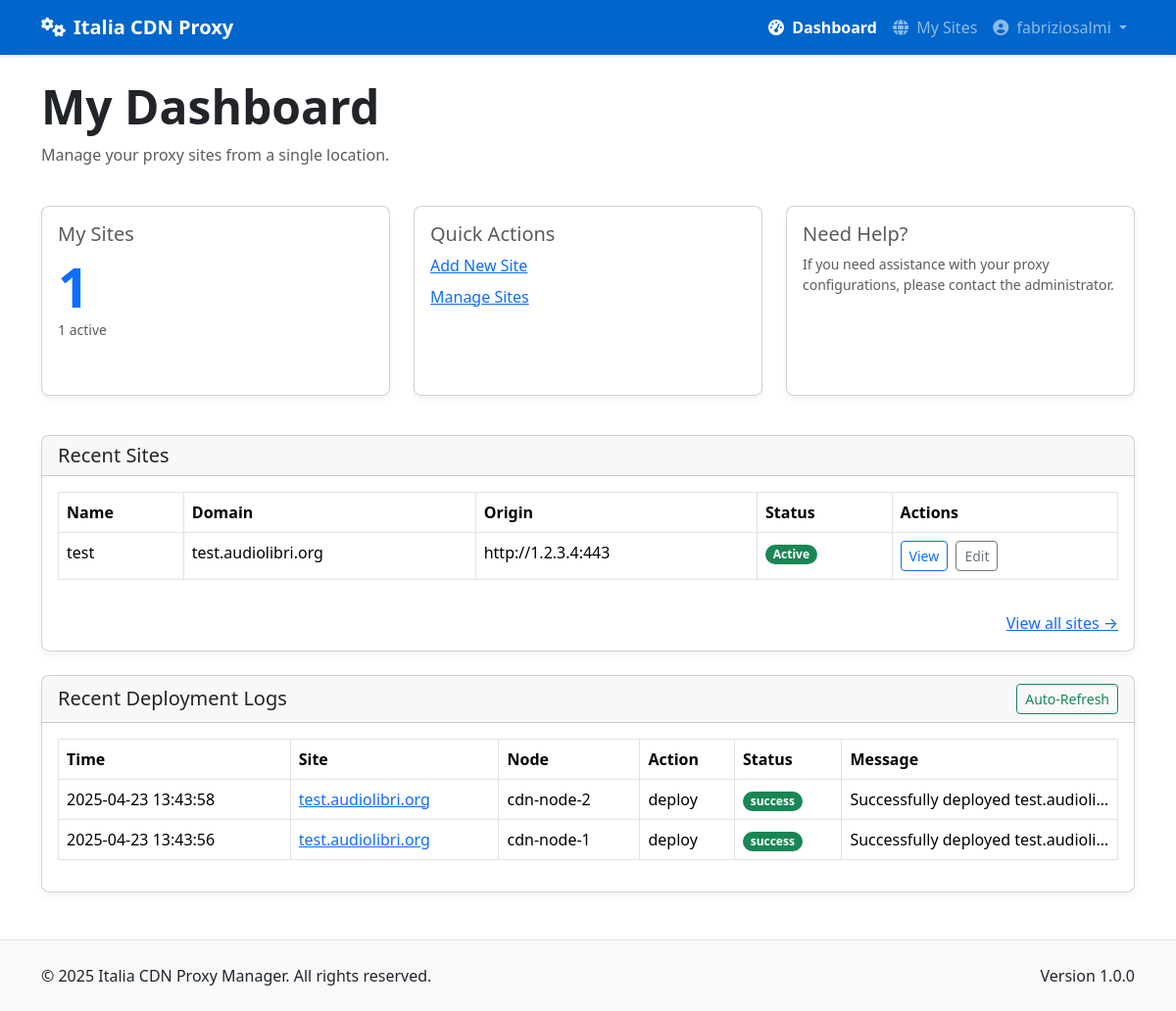
The page /client/dashboard (signed in) on the database as committed earlier.
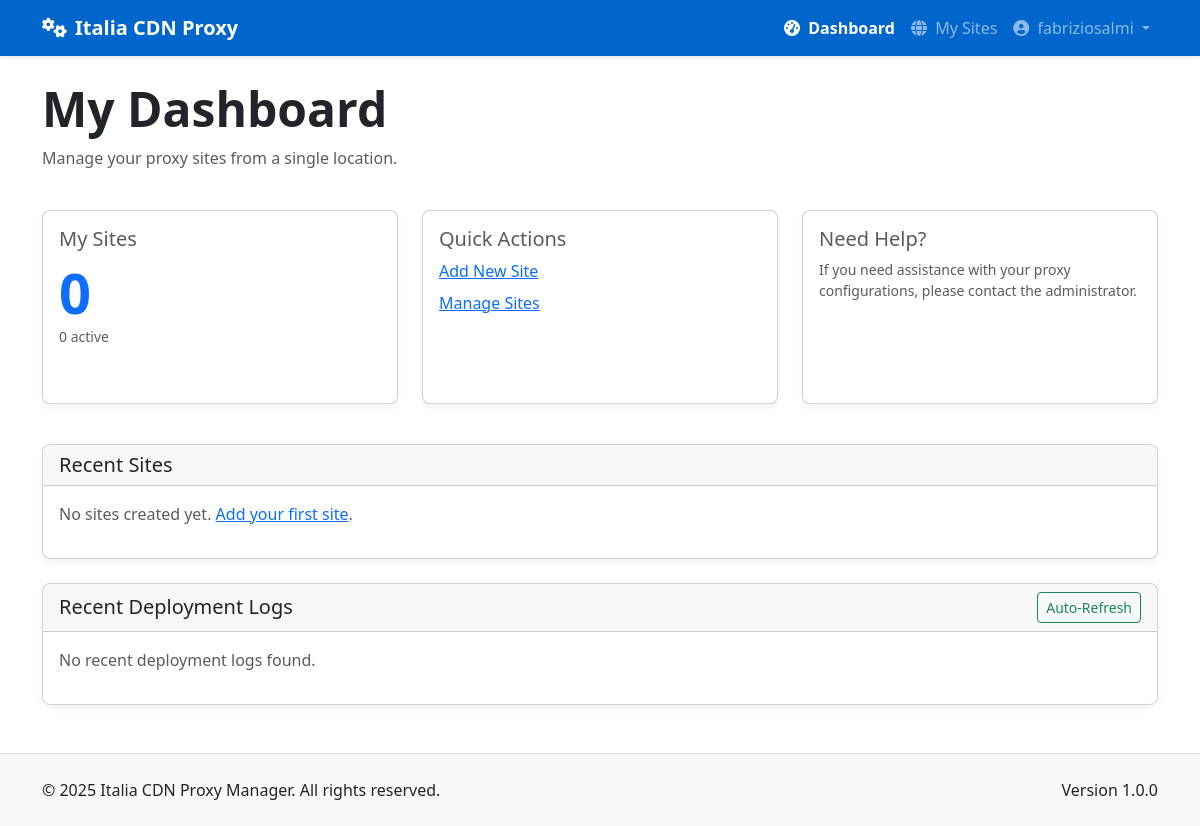
The same page on the database as committed later.
### app/models/models.py (models this page shows, shortened)
class Site(db.Model):
    __tablename__ = 'sites'
    id = db.Column(db.Integer, primary_key=True)
    name = db.Column(db.String(64), nullable=False)
    domain = db.Column(db.String(255), unique=True, nullable=False)
    protocol = db.Column(db.String(10), nullable=False, default='https')  # http or https
    origin_address = db.Column(db.String(255), nullable=False)  # Backend server address
    origin_port = db.Column(db.Integer, nullable=False)
    user_id = db.Column(db.Integer, db.ForeignKey('users.id'), nullable=False)
    is_active = db.Column(db.Boolean, default=True)
    is_blocked = db.Column(db.Boolean, default=False)
    use_waf = db.Column(db.Boolean, default=False)
    force_https = db.Column(db.Boolean, default=True)  # New column to force HTTP to HTTPS redirect
    created_at = db.Column(db.DateTime, default=datetime.utcnow)
    updated_at = db.Column(db.DateTime, default=datetime.utcnow, onupdate=datetime.utcnow)
    custom_config = db.Column(db.Text, nullable=True)  # Additional Nginx configuration
    site_nodes = db.relationship('SiteNode', backref='site', lazy='dynamic')
    ssl_certificates = db.relationship('SSLCertificate', backref='site', lazy='dynamic')

class DeploymentLog(db.Model):
    __tablename__ = 'deployment_logs'
    id = db.Column(db.Integer, primary_key=True)
    site_id = db.Column(db.Integer, db.ForeignKey('sites.id'), nullable=False)
    node_id = db.Column(db.Integer, db.ForeignKey('nodes.id'), nullable=False)
    action = db.Column(db.String(64), nullable=False)  # deploy, update, remove, ssl_renew
    status = db.Column(db.String(20), nullable=False)  # success, error
    message = db.Column(db.Text, nullable=True)
    created_at = db.Column(db.DateTime, default=datetime.utcnow)
    site = db.relationship('Site', backref=db.backref('deployment_logs', lazy='dynamic'))
    node = db.relationship('Node', backref=db.backref('deployment_logs', lazy='dynamic'))

class Node(db.Model):
    __tablename__ = 'nodes'
    id = db.Column(db.Integer, primary_key=True)
    name = db.Column(db.String(64), unique=True, nullable=False)
    ip_address = db.Column(db.String(45), nullable=False)  # IPv4 or IPv6
    ssh_port = db.Column(db.Integer, default=22)
    ssh_user = db.Column(db.String(64), nullable=False)
    ssh_key_path = db.Column(db.String(256), nullable=True)  # Path to SSH key file
    ssh_password = db.Column(db.String(256), nullable=True)  # Encrypted password (if using password auth)
    is_active = db.Column(db.Boolean, default=True)
    is_discovered = db.Column(db.Boolean, default=False)  # Whether this node was discovered from YAML
    created_at = db.Column(db.DateTime, default=datetime.utcnow)
    updated_at = db.Column(db.DateTime, default=datetime.utcnow, onupdate=datetime.utcnow)
    nginx_config_path = db.Column(db.String(256), default='/etc/nginx/conf.d')
    nginx_reload_command = db.Column(db.String(256), default='sudo systemctl reload nginx')
    site_nodes = db.relationship('SiteNode', backref='node', lazy='dynamic')

### app/controllers/client.py (the view)
@client.route('/dashboard')
@login_required
@client_required
def dashboard():
    site_count = Site.query.filter_by(user_id=current_user.id).count()
    active_site_count = Site.query.filter_by(user_id=current_user.id, is_active=True).count()
    sites = Site.query.filter_by(user_id=current_user.id).order_by(Site.created_at.desc()).limit(5).all()
    site_ids = [site.id for site in Site.query.filter_by(user_id=current_user.id).all()]
    latest_logs = DeploymentLog.query.filter(DeploymentLog.site_id.in_(site_ids)).order_by(DeploymentLog.created_at.desc()).limit(10).all() if site_ids else []
    return render_template('client/dashboard.html',
                           site_count=site_count,
                           active_site_count=active_site_count,
                           sites=sites,
                           latest_logs=latest_logs)

### app/models/__init__.py (called while the page is built)
@login_manager.user_loader
def load_user(user_id):
    return User.query.get(int(user_id))

### app/models/models.py (called while the page is built)
    def is_admin(self):
        return self.role == 'admin'

    def is_client(self):
        return self.role == 'client'

### app/services/access_control.py (called while the page is built)
def client_required(f):
    @wraps(f)
    def decorated_function(*args, **kwargs):
        if not current_user.is_client():
            flash('This page is available only for client users.', 'error')
            return abort(403)
        return f(*args, **kwargs)
    return decorated_function

### app/templates/client/dashboard.html (shortened to what the changed rows need)
{% extends "base.html" %}
{% block content %}
<div class="container py-4">
    <div class="row mb-4">
        <div class="col-12">
            <h1 class="display-5 fw-bold mb-2">My Dashboard</h1>
        </div>
    </div>
    <div class="row mb-4">
        <div class="col-md-4 mb-3">
            <div class="card h-100">
                <div class="card-body">
                    <h5 class="card-title text-muted mb-2">My Sites</h5>
                    <p class="display-4 fw-bold text-primary mb-0">{{ site_count }}</p>
                    <p class="small text-muted">{{ active_site_count }} active</p>
                </div>
            </div>
        </div>
    </div>
    <div class="card mb-4">
        <div class="card-body">
            {% if sites %}
            <div class="table-responsive">
                <table class="table table-bordered table-hover">
                    <thead>
                        <tr>
                            <th>Name</th>
                            <th>Domain</th>
                            <th>Origin</th>
                            <th>Status</th>
                            <th>Actions</th>
                        </tr>
                    </thead>
                    <tbody>
                        {% for site in sites %}
                        <tr>
                            <td>{{ site.name }}</td>
                            <td>{{ site.domain }}</td>
                            <td>{{ site.protocol }}://{{ site.origin_address }}:{{ site.origin_port }}</td>
                            <td>
                                <span class="badge rounded-pill {% if site.is_active %}bg-success{% else %}bg-danger{% endif %}">
                                    {{ 'Active' if site.is_active else 'Inactive' }}
                                </span>
                            </td>
                            <td>
                                <a href="{{ url_for('client.view_site', site_id=site.id) }}" class="btn btn-sm btn-outline-primary me-1">View</a>
                                <a href="{{ url_for('client.edit_site', site_id=site.id) }}" class="btn btn-sm btn-outline-secondary">Edit</a>
                            </td>
                        </tr>
                        {% endfor %}
                    </tbody>
                </table>
            </div>
            <div class="mt-3 text-end">
                <a href="{{ url_for('client.list_sites') }}" class="text-primary">View all sites →</a>
            </div>
            {% else %}
            <p class="text-muted">No sites created yet.
                <a href="{{ url_for('client.new_site') }}" class="text-primary">Add your first site</a>.
            </p>
            {% endif %}
        </div>
    </div>
    <div class="card">
        <div class="card-body">
            {% if latest_logs %}
            <div class="table-responsive" id="logsTableContainer">
                <table class="table table-bordered table-hover">
                    <thead>
                        <tr>
                            <th>Time</th>
                            <th>Site</th>
                            <th>Node</th>
                            <th>Action</th>
                            <th>Status</th>
                            <th>Message</th>
                        </tr>
                    </thead>
                    <tbody>
                        {% for log in latest_logs %}
                        <tr class="{% if log.status == 'error' %}table-danger{% endif %}">
                            <td>{{ log.created_at.strftime('%Y-%m-%d %H:%M:%S') }}</td>
                            <td>
                                <a href="{{ url_for('client.view_site', site_id=log.site_id) }}" class="text-primary">
                                    {{ log.site.domain }}
                                </a>
                            </td>
                            <td>{{ log.node.name }}</td>
                            <td>{{ log.action }}</td>
                            <td>
                                <span class="badge rounded-pill
                                {% if log.status == 'success' %}bg-success
                                {% elif log.status == 'error' %}bg-danger
                                {% else %}bg-warning{% endif %}">
                                    {{ log.status }}
                                </span>
                            </td>
                            <td class="text-truncate" style="max-width: 200px;">{{ log.message }}</td>
                        </tr>
                        {% endfor %}
                    </tbody>
                </table>
            </div>
            {% else %}
            <p class="text-muted">No recent deployment logs found.</p>
            {% endif %}
        </div>
    </div>
</div>
{% endblock %}

Rows that differ between the two databases and show on the page:
removed Site: name "test", domain "test.audiolibri.org", protocol "http", origin_address "1.2.3.4", origin_port "443", is_active "Active"
removed DeploymentLog: created_at "2025-04-23 13:43:58", site.domain "test.audiolibri.org", node.name "cdn-node-2", action "deploy", status "success", message "Successfully deployed test.audioli…"
removed DeploymentLog: created_at "2025-04-23 13:43:56", site.domain "test.audiolibri.org", node.name "cdn-node-1", action "deploy", status "success", message "Successfully deployed test.audioli…"
Other text that changed with them:
{{ site_count }}: "1" → "0"
{{ active_site_count }}: "1" → "0"
text no longer shown: "Name Domain Origin Status Actions View all sites → Time Site Node Action Status Message"
text now shown: "No sites created yet. Add your first site . No recent deployment logs found."
